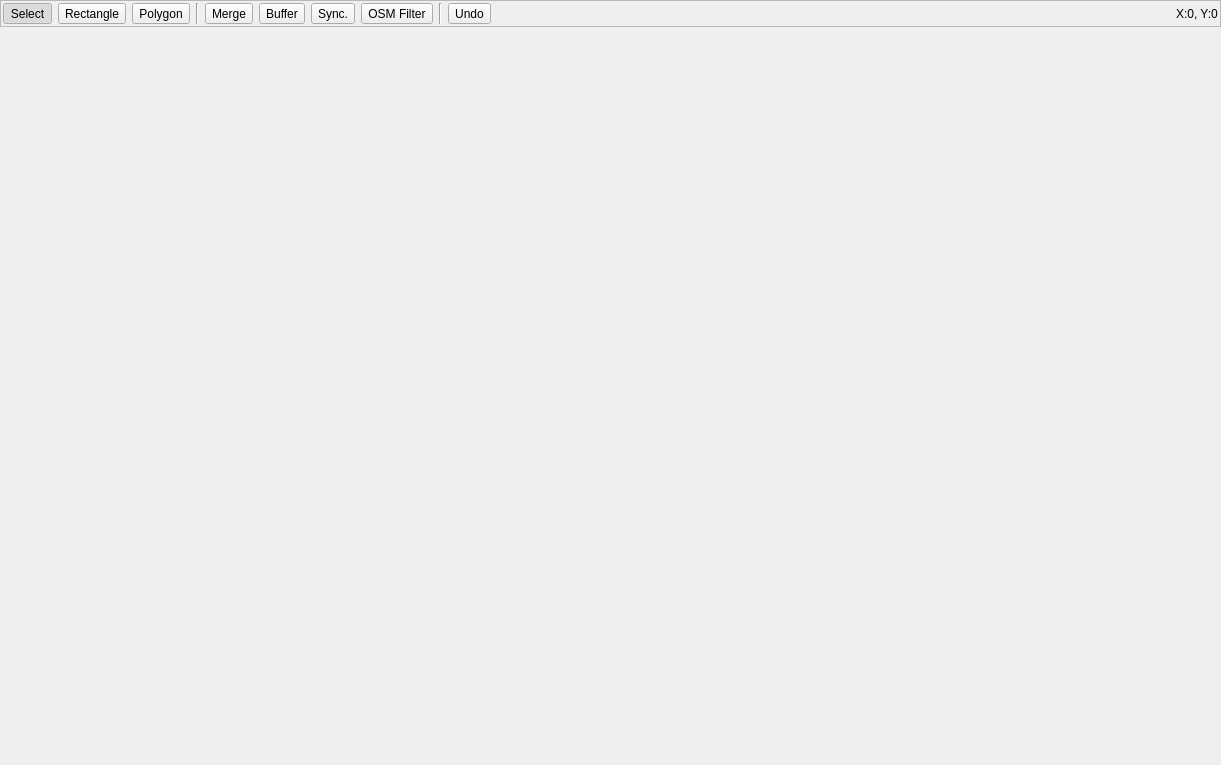
<?xml version="1.0" encoding="UTF-8"?>
<ui version="4.0">
 <class>ImageWidget</class>
 <widget class="QWidget" name="ImageWidget">
  <property name="geometry">
   <rect>
    <x>0</x>
    <y>0</y>
    <width>1221</width>
    <height>765</height>
   </rect>
  </property>
  <property name="focusPolicy">
   <enum>Qt::StrongFocus</enum>
  </property>
  <property name="windowTitle">
   <string>ImageWidget</string>
  </property>
  <layout class="QGridLayout" name="gridLayout">
   <property name="leftMargin">
    <number>0</number>
   </property>
   <property name="topMargin">
    <number>0</number>
   </property>
   <property name="rightMargin">
    <number>0</number>
   </property>
   <property name="bottomMargin">
    <number>0</number>
   </property>
   <property name="spacing">
    <number>0</number>
   </property>
   <item row="0" column="0">
    <widget class="QFrame" name="titleFrame">
     <property name="frameShape">
      <enum>QFrame::StyledPanel</enum>
     </property>
     <property name="frameShadow">
      <enum>QFrame::Sunken</enum>
     </property>
     <layout class="QHBoxLayout" name="horizontalLayout_2">
      <property name="leftMargin">
       <number>2</number>
      </property>
      <property name="topMargin">
       <number>2</number>
      </property>
      <property name="rightMargin">
       <number>2</number>
      </property>
      <property name="bottomMargin">
       <number>2</number>
      </property>
      <item>
       <widget class="QToolButton" name="select">
        <property name="text">
         <string>Select</string>
        </property>
        <property name="icon">
         <iconset resource="Thot.qrc">
          <normaloff>:/Thot/Resources/icons/ic_near_me_black_36dp.png</normaloff>:/Thot/Resources/icons/ic_near_me_black_36dp.png</iconset>
        </property>
        <property name="checkable">
         <bool>true</bool>
        </property>
        <property name="checked">
         <bool>true</bool>
        </property>
       </widget>
      </item>
      <item>
       <widget class="QToolButton" name="rect">
        <property name="text">
         <string>Rectangle</string>
        </property>
        <property name="icon">
         <iconset resource="Thot.qrc">
          <normaloff>:/Thot/Resources/icons/ic_crop_3_2_black_36dp.png</normaloff>:/Thot/Resources/icons/ic_crop_3_2_black_36dp.png</iconset>
        </property>
        <property name="checkable">
         <bool>true</bool>
        </property>
       </widget>
      </item>
      <item>
       <widget class="QToolButton" name="poly">
        <property name="text">
         <string>Polygon</string>
        </property>
        <property name="icon">
         <iconset resource="Thot.qrc">
          <normaloff>:/Thot/Resources/icons/ic_panorama_vertical_black_36dp.png</normaloff>:/Thot/Resources/icons/ic_panorama_vertical_black_36dp.png</iconset>
        </property>
        <property name="checkable">
         <bool>true</bool>
        </property>
       </widget>
      </item>
      <item>
       <widget class="Line" name="line">
        <property name="orientation">
         <enum>Qt::Vertical</enum>
        </property>
       </widget>
      </item>
      <item>
       <widget class="QToolButton" name="merge">
        <property name="text">
         <string>Merge</string>
        </property>
        <property name="icon">
         <iconset resource="Thot.qrc">
          <normaloff>:/Thot/Resources/icons/ic_filter_none_black_36dp.png</normaloff>:/Thot/Resources/icons/ic_filter_none_black_36dp.png</iconset>
        </property>
       </widget>
      </item>
      <item>
       <widget class="QToolButton" name="buffer">
        <property name="statusTip">
         <string>Buffering</string>
        </property>
        <property name="whatsThis">
         <string>Expand selecte item</string>
        </property>
        <property name="text">
         <string>Buffer</string>
        </property>
        <property name="icon">
         <iconset resource="Thot.qrc">
          <normaloff>:/Thot/Resources/icons/ic_hdr_weak_black_36dp.png</normaloff>:/Thot/Resources/icons/ic_hdr_weak_black_36dp.png</iconset>
        </property>
       </widget>
      </item>
      <item>
       <widget class="QToolButton" name="sync">
        <property name="statusTip">
         <string>Sync.</string>
        </property>
        <property name="whatsThis">
         <string>Sync.</string>
        </property>
        <property name="text">
         <string>Sync.</string>
        </property>
        <property name="icon">
         <iconset resource="Thot.qrc">
          <normaloff>:/Thot/Resources/icons/ic_compare_arrows_black_36dp.png</normaloff>:/Thot/Resources/icons/ic_compare_arrows_black_36dp.png</iconset>
        </property>
       </widget>
      </item>
      <item>
       <widget class="QToolButton" name="osm">
        <property name="statusTip">
         <string>OSM filter</string>
        </property>
        <property name="whatsThis">
         <string>Show OSM Filter </string>
        </property>
        <property name="text">
         <string>OSM Filter</string>
        </property>
        <property name="icon">
         <iconset resource="Thot.qrc">
          <normaloff>:/Thot/Resources/icons/ic_map_black_36dp.png</normaloff>:/Thot/Resources/icons/ic_map_black_36dp.png</iconset>
        </property>
       </widget>
      </item>
      <item>
       <widget class="Line" name="line_2">
        <property name="orientation">
         <enum>Qt::Vertical</enum>
        </property>
       </widget>
      </item>
      <item>
       <widget class="QToolButton" name="undo">
        <property name="statusTip">
         <string>Undo</string>
        </property>
        <property name="whatsThis">
         <string>Undo</string>
        </property>
        <property name="text">
         <string>Undo</string>
        </property>
        <property name="icon">
         <iconset resource="Thot.qrc">
          <normaloff>:/Thot/Resources/icons/ic_undo_black_36dp.png</normaloff>:/Thot/Resources/icons/ic_undo_black_36dp.png</iconset>
        </property>
       </widget>
      </item>
      <item>
       <spacer name="horizontalSpacer">
        <property name="orientation">
         <enum>Qt::Horizontal</enum>
        </property>
        <property name="sizeHint" stdset="0">
         <size>
          <width>40</width>
          <height>20</height>
         </size>
        </property>
       </spacer>
      </item>
      <item>
       <widget class="QLabel" name="currentPos">
        <property name="text">
         <string>X:0, Y:0</string>
        </property>
       </widget>
      </item>
     </layout>
    </widget>
   </item>
   <item row="1" column="0">
    <widget class="MapWidget" name="image" native="true">
     <property name="sizePolicy">
      <sizepolicy hsizetype="Preferred" vsizetype="MinimumExpanding">
       <horstretch>0</horstretch>
       <verstretch>0</verstretch>
      </sizepolicy>
     </property>
     <property name="mouseTracking">
      <bool>false</bool>
     </property>
    </widget>
   </item>
  </layout>
 </widget>
 <layoutdefault spacing="6" margin="11"/>
 <customwidgets>
  <customwidget>
   <class>MapWidget</class>
   <extends>QWidget</extends>
   <header>MapWidget.h</header>
   <container>1</container>
  </customwidget>
 </customwidgets>
 <resources>
  <include location="Thot.qrc"/>
 </resources>
 <connections/>
</ui>
